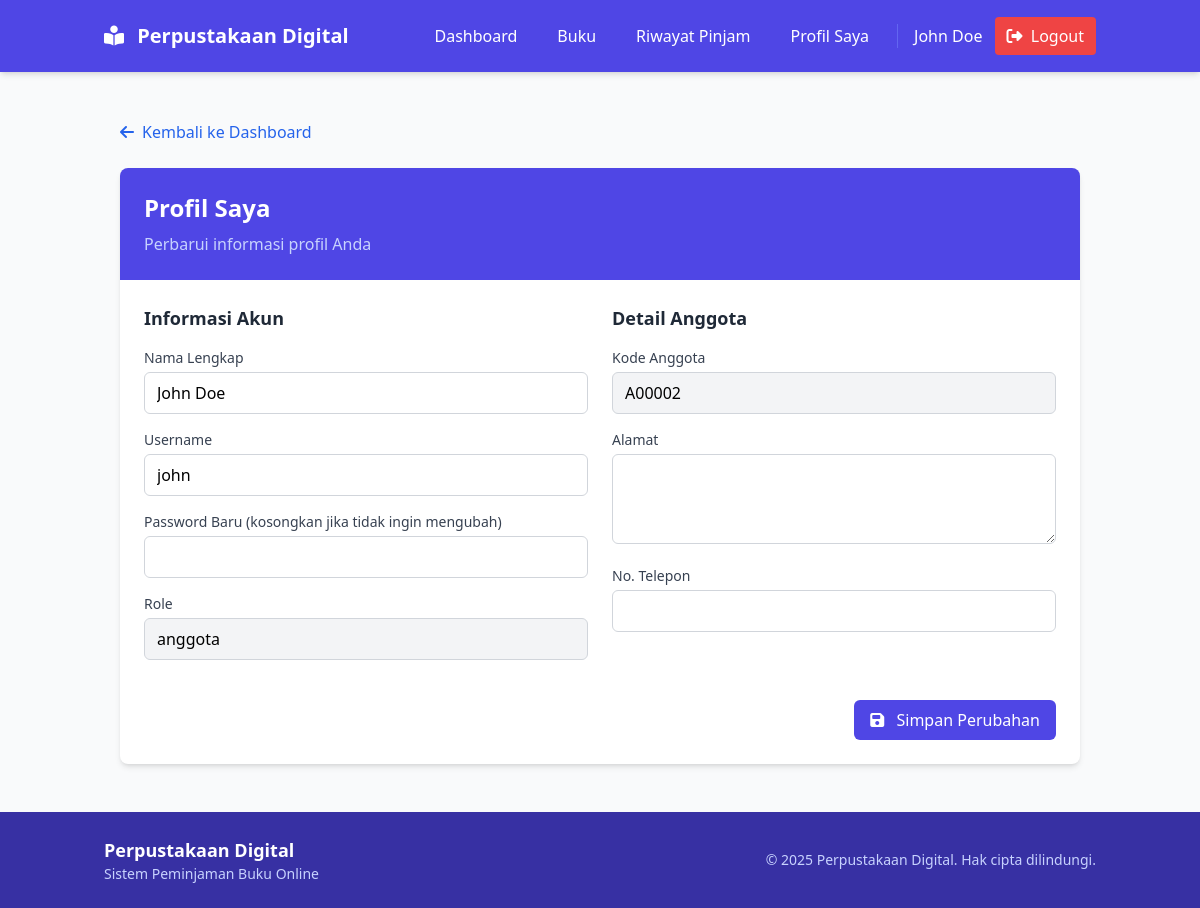
/profile/index.php (signed in), run on the app's committed database.
### tables this page shows
CREATE TABLE `users` (
  `id_user` int(11) NOT NULL,
  `nama_lengkap` varchar(100) NOT NULL,
  `username` varchar(50) NOT NULL,
  `password` varchar(255) NOT NULL,
  `id_role` int(11) NOT NULL
);

CREATE TABLE `anggota` (
  `id_anggota` int(11) NOT NULL,
  `kode_anggota` varchar(10) NOT NULL,
  `nama` varchar(100) NOT NULL,
  `alamat` text DEFAULT NULL,
  `no_telepon` varchar(15) DEFAULT NULL
);

### profile/index.php (the view, shortened to what this page needs)
<?php
require_once '../config/db.php';
$user_id = $_SESSION['user_id'];
$nama = $_SESSION['nama'];
try {
    $user_query = "SELECT * FROM users WHERE id_user = :user_id";
    $user_stmt = $conn->prepare($user_query);
    $user_stmt->bindParam(':user_id', $user_id, PDO::PARAM_INT);
    $user_stmt->execute();
    $user = $user_stmt->fetch(PDO::FETCH_ASSOC);
    $anggota_query = "SELECT * FROM anggota WHERE nama = :nama";
    $anggota_stmt = $conn->prepare($anggota_query);
    $anggota_stmt->bindParam(':nama', $nama);
    $anggota_stmt->execute();
    $anggota = $anggota_stmt->fetch(PDO::FETCH_ASSOC);
} catch(PDOException $e) {
    if($conn->inTransaction()) {
        $conn->rollback();
    }
    $error = "Error: " . $e->getMessage();
}
include '../templates/header.php';
?>
<div class="container mx-auto px-4 py-6">
    <div class="mb-6">
        <a href="../dashboard.php" class="inline-flex items-center text-blue-600 hover:text-blue-800">
            <i class="fas fa-arrow-left mr-2"></i> Kembali ke Dashboard
        </a>
    </div>
    <div class="bg-white rounded-lg shadow-md overflow-hidden">
        <div class="bg-indigo-600 text-white p-6">
            <h1 class="text-2xl font-bold">Profil Saya</h1>
            <p class="text-indigo-200 mt-2">Perbarui informasi profil Anda</p>
        </div>
        <div class="p-6">
            <form method="post" action="">
                <div class="grid grid-cols-1 md:grid-cols-2 gap-6">
                    <div>
                        <h2 class="text-lg font-semibold text-gray-800 mb-4">Informasi Akun</h2>
                        <div class="mb-4">
                            <label for="nama_lengkap" class="block text-sm font-medium text-gray-700 mb-1">Nama Lengkap</label>
                            <input type="text" name="nama_lengkap" id="nama_lengkap" value="<?= htmlspecialchars($user['nama_lengkap']) ?>" required
                                class="w-full px-3 py-2 border border-gray-300 rounded-md focus:outline-none focus:ring-indigo-500 focus:border-indigo-500">
                        </div>
                        <div class="mb-4">
                            <label for="username" class="block text-sm font-medium text-gray-700 mb-1">Username</label>
                            <input type="text" name="username" id="username" value="<?= htmlspecialchars($user['username']) ?>" required
                                class="w-full px-3 py-2 border border-gray-300 rounded-md focus:outline-none focus:ring-indigo-500 focus:border-indigo-500">
                        </div>
                        <div class="mb-4">
                            <label for="password" class="block text-sm font-medium text-gray-700 mb-1">Password Baru (kosongkan jika tidak ingin mengubah)</label>
                            <input type="password" name="password" id="password"
                                class="w-full px-3 py-2 border border-gray-300 rounded-md focus:outline-none focus:ring-indigo-500 focus:border-indigo-500">
                        </div>
                        <div class="mb-4">
                            <label for="role" class="block text-sm font-medium text-gray-700 mb-1">Role</label>
                            <input type="text" id="role" value="<?= htmlspecialchars($_SESSION['role_name']) ?>" readonly
                                class="w-full px-3 py-2 bg-gray-100 border border-gray-300 rounded-md">
                        </div>
                    </div>
                    <div>
                        <h2 class="text-lg font-semibold text-gray-800 mb-4">Detail Anggota</h2>
                        <?php if($anggota): ?>
                            <div class="mb-4">
                                <label for="kode_anggota" class="block text-sm font-medium text-gray-700 mb-1">Kode Anggota</label>
                                <input type="text" id="kode_anggota" value="<?= htmlspecialchars($anggota['kode_anggota']) ?>" readonly
                                    class="w-full px-3 py-2 bg-gray-100 border border-gray-300 rounded-md">
                            </div>
                            <div class="mb-4">
                                <label for="alamat" class="block text-sm font-medium text-gray-700 mb-1">Alamat</label>
                                <textarea name="alamat" id="alamat" rows="3"
                                    class="w-full px-3 py-2 border border-gray-300 rounded-md focus:outline-none focus:ring-indigo-500 focus:border-indigo-500"><?= htmlspecialchars($anggota['alamat']) ?></textarea>
                            </div>
                            <div class="mb-4">
                                <label for="no_telepon" class="block text-sm font-medium text-gray-700 mb-1">No. Telepon</label>
                                <input type="text" name="no_telepon" id="no_telepon" value="<?= htmlspecialchars($anggota['no_telepon']) ?>"
                                    class="w-full px-3 py-2 border border-gray-300 rounded-md focus:outline-none focus:ring-indigo-500 focus:border-indigo-500">
                            </div>
                        <?php endif; ?>
                    </div>
                </div>
                <div class="mt-6 flex justify-end">
                    <button type="submit" class="bg-indigo-600 hover:bg-indigo-700 text-white py-2 px-4 rounded-md">
                        <i class="fas fa-save mr-2"></i> Simpan Perubahan
                    </button>
                </div>
            </form>
        </div>
    </div>
</div>
<?php include '../templates/footer.php'; ?>

### data on the page
users: nama_lengkap "John Doe", username "john"
anggota: kode_anggota "A00002"

### other printed values
$_SESSION['nama'] "John Doe"
